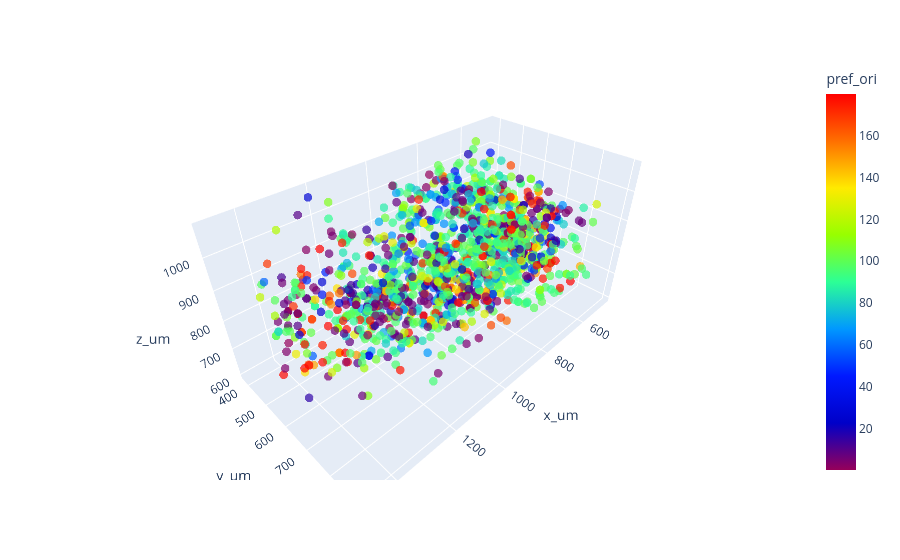

Notebook code cell kept with this figure:
### Code cell
#Same plot as above, but color = 'pref_ori'

#filter only OSI > .5
filtered_ori_df = digital_twin_coreg_df[digital_twin_coreg_df['OSI'] > 0.7]

fig_ori = px.scatter_3d(
    filtered_ori_df,
    x='x_um',
    y='y_um',
    z='z_um',
    color='pref_ori',
    color_continuous_scale='rainbow',
    opacity=0.7
)
fig_ori.update_traces(marker=dict(size=5))
fig_ori.show()

### Figure 1 — Plotly figure (JSON) as saved in the notebook; plotly's stock layout.template omitted (floating-point values rounded to 4 significant figures; data arrays with more than 128 entries replaced by an {"elided": "..."} marker saying what was removed)
{"data": [{"hovertemplate": "x_um=%{x}<br>y_um=%{y}<br>z_um=%{z}<br>pref_ori=%{marker.color}<extra></extra>", "legendgroup": "", "marker": {"color": {"elided": "1481 float values"}, "coloraxis": "coloraxis", "opacity": 0.7, "size": 5, "symbol": "circle"}, "mode": "markers", "name": "", "scene": "scene", "showlegend": false, "type": "scatter3d", "x": {"elided": "1481 float values"}, "y": {"elided": "1481 float values"}, "z": {"elided": "1481 float values"}}], "layout": {"coloraxis": {"colorbar": {"title": {"text": "pref_ori"}}, "colorscale": [[0, "rgb(150,0,90)"], [0.125, "rgb(0,0,200)"], [0.25, "rgb(0,25,255)"], [0.375, "rgb(0,152,255)"], [0.5, "rgb(44,255,150)"], [0.625, "rgb(151,255,0)"], [0.75, "rgb(255,234,0)"], [0.875, "rgb(255,111,0)"], [1, "rgb(255,0,0)"]]}, "legend": {"tracegroupgap": 0}, "margin": {"t": 60}, "scene": {"domain": {"x": [0, 1], "y": [0, 1]}, "xaxis": {"title": {"text": "x_um"}}, "yaxis": {"title": {"text": "y_um"}}, "zaxis": {"title": {"text": "z_um"}}}}}
